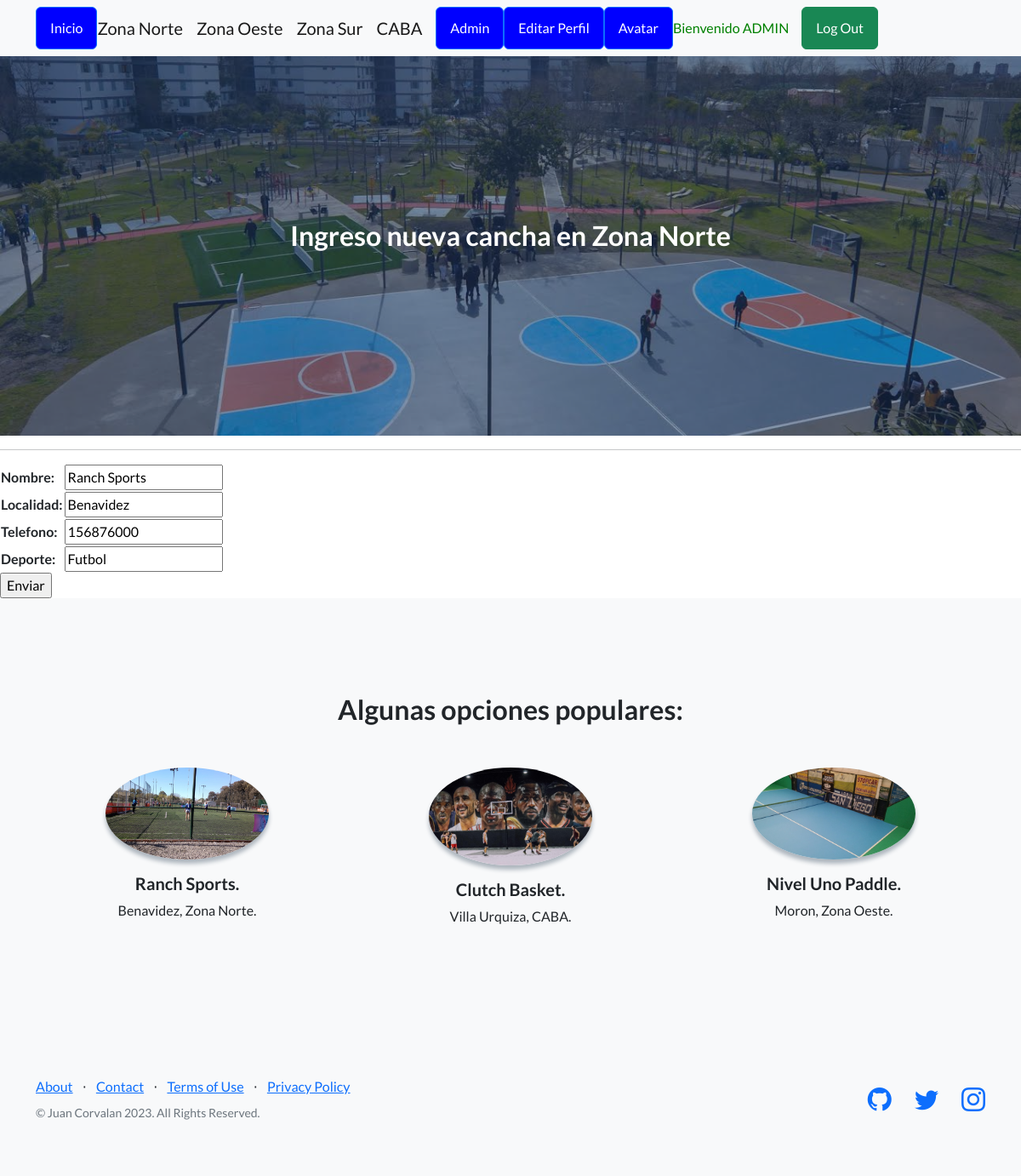
Screenshot of /aplicacion/update_zonanorte/1/ (signed in) with the database file from the repository.
### aplicacion/models.py (models this page shows, shortened)
class ZonaNorte(models.Model):
    nombre = models.CharField(max_length=50)
    localidad = models.CharField(max_length=50)
    telefono = models.IntegerField()
    deporte = models.CharField(max_length=50)

### aplicacion/views.py (the view)
# urls.py: path('update_zonanorte/<int:pk>/', ZnUpdate.as_view(), name="update_zonanorte"),
class ZnUpdate(LoginRequiredMixin, UpdateView):
    model = ZonaNorte
    fields = ['nombre', 'localidad', 'telefono', 'deporte']
    success_url = reverse_lazy('zona norte')

### aplicacion/templates/aplicacion/zonanorte_form.html (shortened to what this page needs)
{% extends "aplicacion/paginaprincipal.html"  %}
{% load static %}
{% block cabecera %}
    Ingreso nueva cancha en Zona Norte
{% endblock cabecera %}
{% block contenido %}
    <form action="" method="POST">
        <table>
            {{ form.as_table }}
        </table>
        <input type="submit" value="Enviar">
    </form>
{% endblock contenido %}

### aplicacion/templates/aplicacion/paginaprincipal.html (shortened to what this page needs)
<!DOCTYPE html>
<html lang="en">
    <head>
        {% load static %}
        <link href="https://cdn.jsdelivr.net/npm/bootstrap-icons@1.5.0/font/bootstrap-icons.css" rel="stylesheet" type="text/css" />
        <link rel="stylesheet" href="https://cdnjs.cloudflare.com/ajax/libs/font-awesome/6.4.0/css/all.min.css"/>
        <link href="{% static 'aplicacion/css/styles.css' %}" rel="stylesheet" />
    </head>
    <body>
<nav class="navbar navbar-light bg-light static-top">
    <div class="container d-flex justify-content-between">
        <div class="d-flex align-items-center">
            <a class="btn btn-primary mr-3" href="{% url 'inicio' %}" style="background-color: blue; color: white;">Inicio</a>
            {% if user.is_authenticated %}
                <a class="navbar-brand mr-3" href="{% url 'zona norte' %}">Zona Norte</a>
                <a class="navbar-brand mr-3" href="{% url 'zona oeste' %}">Zona Oeste</a>
                <a class="navbar-brand mr-3" href="{% url 'zona sur' %}">Zona Sur</a>
                <a class="navbar-brand mr-3" href="{% url 'caba' %}">CABA</a>
                <a class="btn btn-primary mr-3" href="{% url 'admin:index' %}" style="background-color: blue; color: white;">Admin</a>
                <a class="btn btn-primary mr-3" href="{% url 'editar_form' %}" style="background-color: blue; color: white;">Editar Perfil</a>
                <a class="btn btn-primary mr-3" href="{% url 'agregar_avatar' %}" style="background-color: blue; color: white;">Avatar</a>
                <p style="color:green; margin-right: 15px;" class="mb-0">Bienvenido {{ user.username|upper }}</p>
                <a class="btn btn-success ml-auto" href="{% url 'logout' %}">Log Out</a>
            {% endif %}
        </div>
    </div>
</nav>
        <header class="masthead">
            <div class="container position-relative">
                <div class="row justify-content-center">
                    <div class="col-xl-6">
                        <div class="text-center text-white">
                            <h2 class="mb-4">
                                {% block cabecera %}{% endblock cabecera %}
                            </h2>
                        </div>
                    </div>
                </div>
            </div>
        </header>
        <hr>
        {% block contenido %}
        {% endblock contenido %}
       <section class="testimonials text-center bg-light">
            <div class="container">
                <h2 class="mb-5">Algunas opciones populares:</h2>
                <div class="row">
                    <div class="col-lg-4">
                        <div class="testimonial-item mx-auto mb-5 mb-lg-0">
                            <img class="img-fluid rounded-circle mb-3" src="{% static 'aplicacion/assets/img/ranchsports.jpeg' %}" alt="..." />
                            <h5>Ranch Sports.</h5>
                            <p class="font-weight-light mb-0">Benavidez, Zona Norte.</p>
                        </div>
                    </div>
                    <div class="col-lg-4">
                        <div class="testimonial-item mx-auto mb-5 mb-lg-0">
                            <img class="img-fluid rounded-circle mb-3" src="{% static 'aplicacion/assets/img/clutch-caba.jpeg' %}" alt="..." />
                            <h5>Clutch Basket.</h5>
                            <p class="font-weight-light mb-0">Villa Urquiza, CABA.</p>
                        </div>
                    </div>
                    <div class="col-lg-4">
                        <div class="testimonial-item mx-auto mb-5 mb-lg-0">
                            <img class="img-fluid rounded-circle mb-3" src="{% static 'aplicacion/assets/img/2021-03-28.jpg' %}" alt="..." />
                            <h5>Nivel Uno Paddle.</h5>
                            <p class="font-weight-light mb-0">Moron, Zona Oeste.</p>
                        </div>
                    </div>
                </div>
            </div>
        </section>
        <footer class="footer bg-light">
            <div class="container">
                <div class="row">
                    <div class="col-lg-6 h-100 text-center text-lg-start my-auto">
                        <ul class="list-inline mb-2">
                            <li class="list-inline-item"><a href="#!">About</a></li>
                            <li class="list-inline-item">⋅</li>
                            <li class="list-inline-item"><a href="#!">Contact</a></li>
                            <li class="list-inline-item">⋅</li>
                            <li class="list-inline-item"><a href="#!">Terms of Use</a></li>
                            <li class="list-inline-item">⋅</li>
                            <li class="list-inline-item"><a href="#!">Privacy Policy</a></li>
                        </ul>
                        <p class="text-muted small mb-4 mb-lg-0">&copy; Juan Corvalan 2023. All Rights Reserved.</p>
                    </div>
                    <div class="col-lg-6 h-100 text-center text-lg-end my-auto">
                        <ul class="list-inline mb-0">
                            <li class="list-inline-item me-4">
                                <a href="https://github.com/JuaniCorvalan"><i class="bi-github fs-3"></i></a>
                            </li>
                            <li class="list-inline-item me-4">
                                <a href="https://twitter.com/JuaniCorvalan7"><i class="bi-twitter fs-3"></i></a>
                            </li>
                            <li class="list-inline-item">
                                <a href="https://www.instagram.com/juanicorvalan/"><i class="bi-instagram fs-3"></i></a>
                            </li>
                        </ul>
                    </div>
                </div>
            </div>
        </footer>
    </body>
</html>

### rows the page displays
ZonaNorte: nombre "Ranch Sports", localidad "Benavidez", telefono "156876000", deporte "Futbol"

### other values shown
{{ user.username|upper }} "ADMIN"
